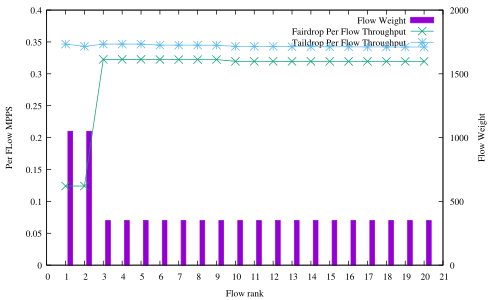

This figure's gnuplot source:
#! xgp flow_pps.dat
# Created the Fri Dec  8 02:30:12 CET 2017 with:
#   ____________________________
#  /                            \
# /        xgp        __________/
# \__________________/.:nonsns:.
#
 
#-------------------------------------
# SHAPES:
# (c)ircle  (t)riangle (i)nv.tri.
#           (d)iamond  (s)quare
# FILLING:
# (f)illed  (o)paque  (e)mpty (default)
#-------------------------------------
   s=4  ; es=s  ; fs=s+1 ; os=s+66
   c=6  ; ec=c  ; fc=c+1 ; oc=os+1
   t=8  ; et=t  ; ft=t+1 ; ot=oc+1
   i=10 ; ei=i  ; fi=i+1 ; oi=ot+1
   d=12 ; ed=d  ; fd=d+1 ; od=oi+1
   p=14 ; ep=p  ; fp=p+1 ; op=od+1
#-------------------------------------
#  e.g.:  
#  empty circles vs filled squares
#  plot "file" u 1:3 w p pt ec, 
#           "" u 1:4 w lp pt fs
#-------------------------------------

#Happy gnuplotting


set out "light_throughput.pdf"
set term pdf font "Times,10"
#set pointsize 1.25

set key top righ
#set ylabel "Per flow rate [pps]"
set xlabel "Flow rank"
set xtics 1
set boxwidth 0.25
set style fill solid
set ytics nomirror
set y2tics
#set yrange [0:5]
set y2range [0:2000]
set ylabel "Per FLow MPPS"
set y2label "Flow Weight"
#set format y "%.t^.10^%T"
#set ytics 200000
#set yran [1e3:]
#min(a,b)=a<b?a:b
#stats 	'flow_pps.dat'	every ::1 using 1 nooutput
#total=int(STATS_sum)
#print("Total Throughput")
#print(total)
#f(x)=total
set yrange [0:0.4]

plot \
'FAIRDROP_CPU_RESULTS_1/FAIRDROP_THF_1050/plots/flow_pps.dat'  u ($0+1+0.25):3	t 'Flow Weight'		 axes x1y2 with boxes, \
'FAIRDROP_CPU_RESULTS_1/FAIRDROP_THF_1050/plots/flow_pps.dat'	u ($0+1):($1/1000000)   	t 'Fairdrop Per Flow Throughput'  axes x1y1 with lp,\
'NOFAIRDROP_CPU_RESULTS/NOFAIRDROP_THF_1050/plots/flow_pps.dat'   u ($0+1):($1/1000000)       t 'Taildrop Per Flow Throughput'  axes x1y1 with lp
#'flow_pps.dat'  u ($0+1-0.25):(f($1)/1000000)           t 'Per Flow Throughput'  axes x1y1 with boxes
